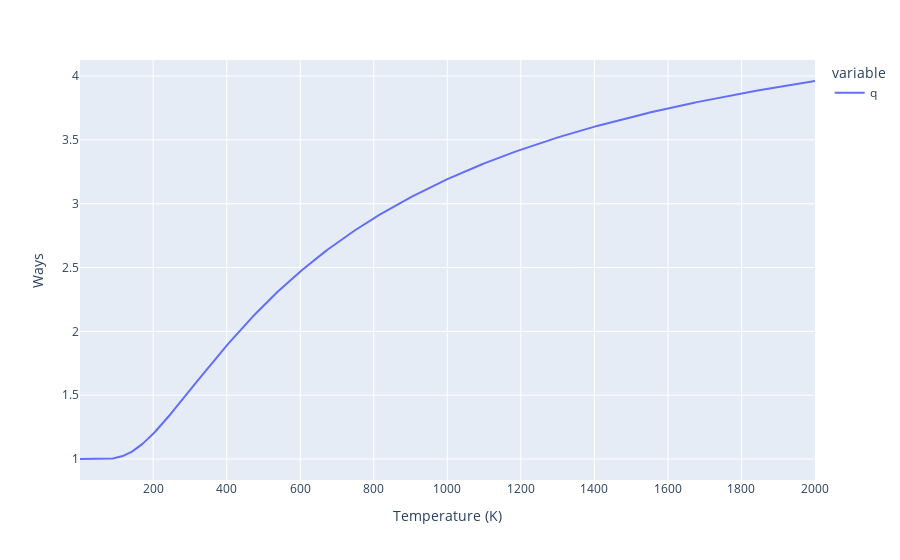

Notebook source saved alongside this figure:
### Markdown cell above
### Plotly plot

Plotly (abbreviated `px` knows how to plot dataframes directly - use `px.line` for a line plot, `px.scatter` for a scatter plot)

### Code cell
# If you give plotly a dataframe, just use the names of the columns to tell plotly what should be on each axis
# If you give a list, it will plot multiple things
px.line(df, x='T',
        # Try adding more items to the list - wA and wC...
        y=['q'],
        # Plotly labels are changed in a dictionary
        labels={'value': "Ways", # value is the default name given to the y-axis when multiple things are plotted
                'T': "Temperature (K)"
               }
       )

### Figure 1 — Plotly figure (JSON) as saved in the notebook; plotly's stock layout.template omitted (floating-point values rounded to 4 significant figures; data arrays with more than 128 entries replaced by an {"elided": "..."} marker saying what was removed)
{"data": [{"hovertemplate": "variable=q<br>Temperature (K)=%{x}<br>Ways=%{y}<extra></extra>", "legendgroup": "q", "line": {"color": "#636efa", "dash": "solid"}, "marker": {"symbol": "circle"}, "mode": "lines", "name": "q", "orientation": "v", "showlegend": true, "type": "scatter", "x": {"elided": "500 float values"}, "xaxis": "x", "y": {"elided": "500 float values"}, "yaxis": "y"}], "layout": {"legend": {"title": {"text": "variable"}, "tracegroupgap": 0}, "margin": {"t": 60}, "xaxis": {"anchor": "y", "domain": [0, 1], "title": {"text": "Temperature (K)"}}, "yaxis": {"anchor": "x", "domain": [0, 1], "title": {"text": "Ways"}}}}
